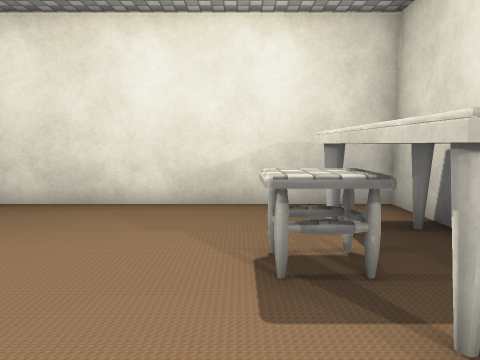
View 1 (above)

16 first-person views from a walk through a scene from a Unity 3-D project. The camera is 1.4 m above the floor, tilts 6° down and sees 70° across. The floor is counted in squares, 1 m on a side. Each view is taken from the middle of a square. On the plan, view 1 faces up. The plan holds only what a view shows up to about 15 squares ahead; the rest is blank. The player is left out. Some surface patterns are stand-ins.

View 2
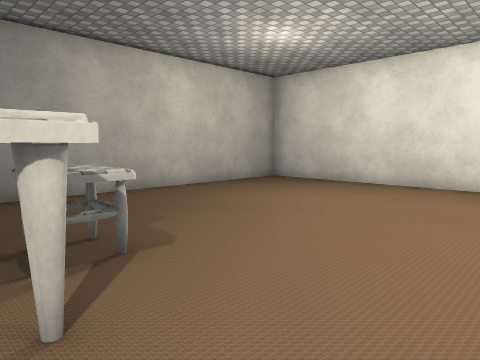

View 3
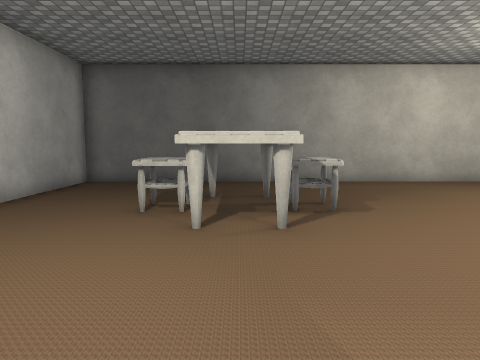

View 4
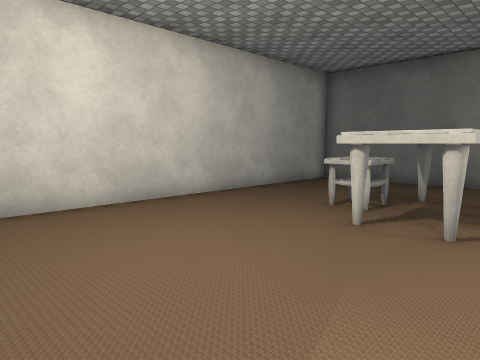

View 5
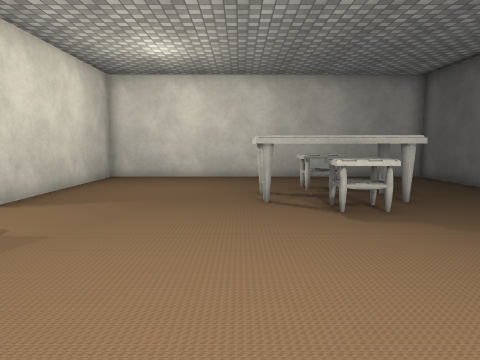

View 6
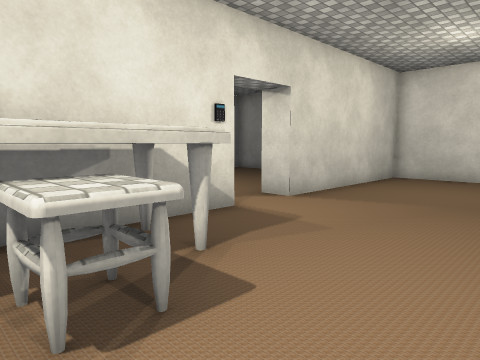

View 7
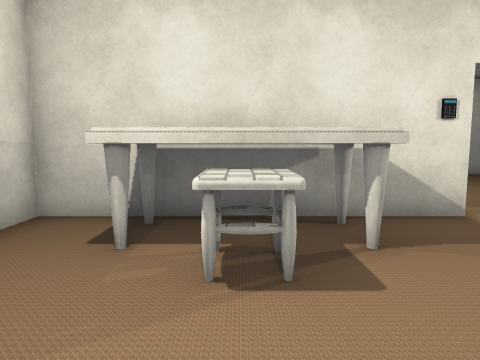

View 8
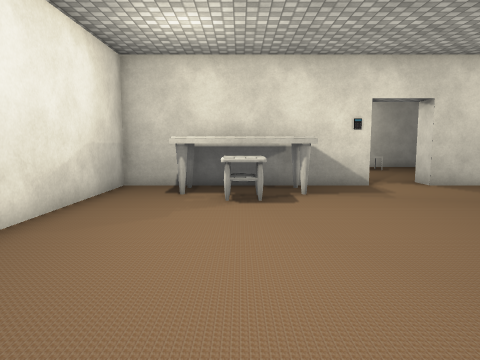

View 9
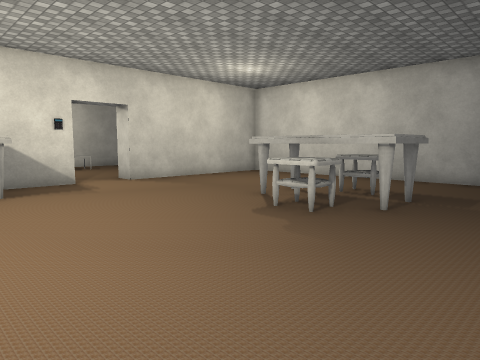

View 10
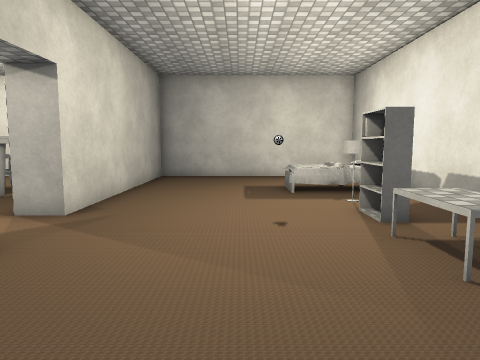

View 11
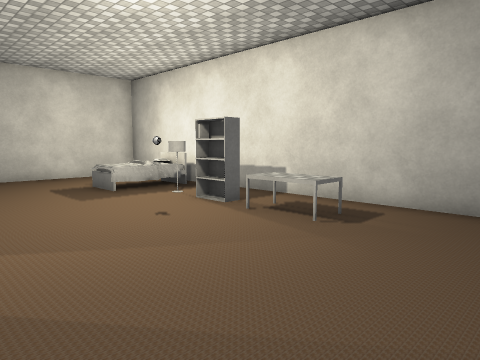

View 12
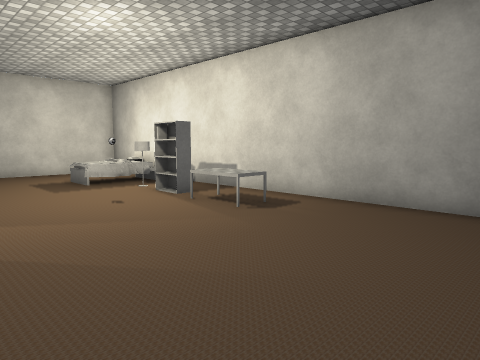

View 13
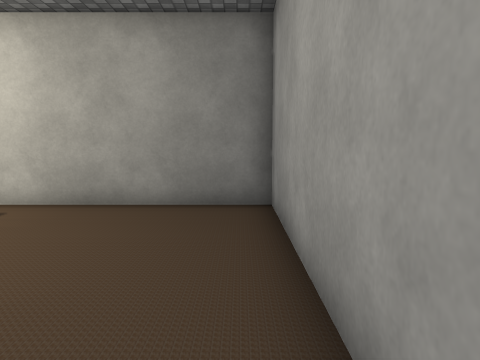

View 14
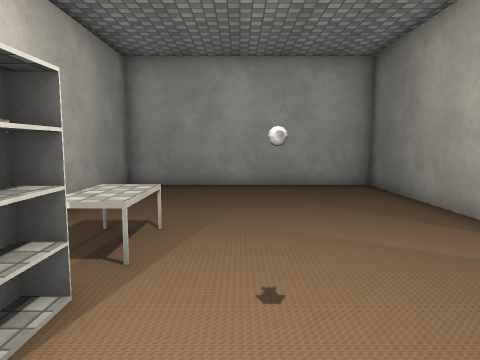

View 15
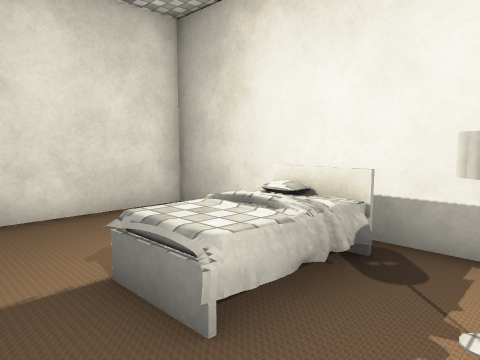

View 16
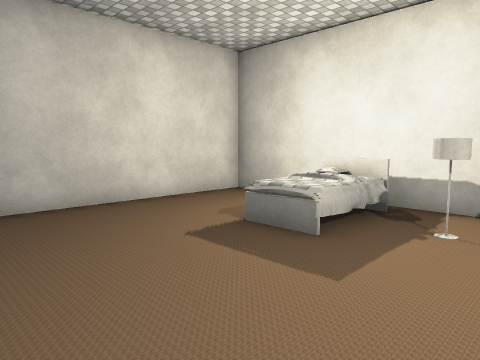

### Floor plan
Key: @ floor where view 1 was taken; # wall or solid block; x gap in a wall; . floor; = window, fence, low wall or low ledge; T table; L lamp; O other object.
Columns run from 10 left of view 1 to 13 right of it. Each row starts with its distance up from view 1.
  8 ########################
  7 #.............#........#
  6 #..........TTT#........#
  5 #..........TTT#........#
  4 #.........OO T#.....O=##
  3 #..........O T#.....O=##
  2 #..........TTT#........#
  1 #.............#......L.#
  0 #.........@...#......x.#
 -1 #..................#.x.#
 -2 #....OO.............TT.#
 -3 #...TOOTT.....#.....TT.#
 -4 #...T   T.....#........#
 -5 #...TOOTT.....#........#
 -6 #....OO.......#........#
 -7 #.............#........#
 -8 #.............#........#
 -9 #.............#........#
-10 ########################

Positions as (right, up) in squares from view 1, and headings:
1: (0, 0), facing up
2: (0, -4), facing up-left
3: (3, -4), facing left
4: (3, -2), facing down-left
5: (-2, 5), facing down
6: (-2, 5), facing down-right
7: (-3, 4), facing right
8: (-8, 4), facing right
9: (-9, 4), facing down-right
10: (8, -7), facing up
11: (5, -7), facing up-right
12: (5, -9), facing up-right
13: (5, -9), facing right
14: (9, 2), facing down
15: (8, 1), facing up-right
16: (5, 0), facing up-right
